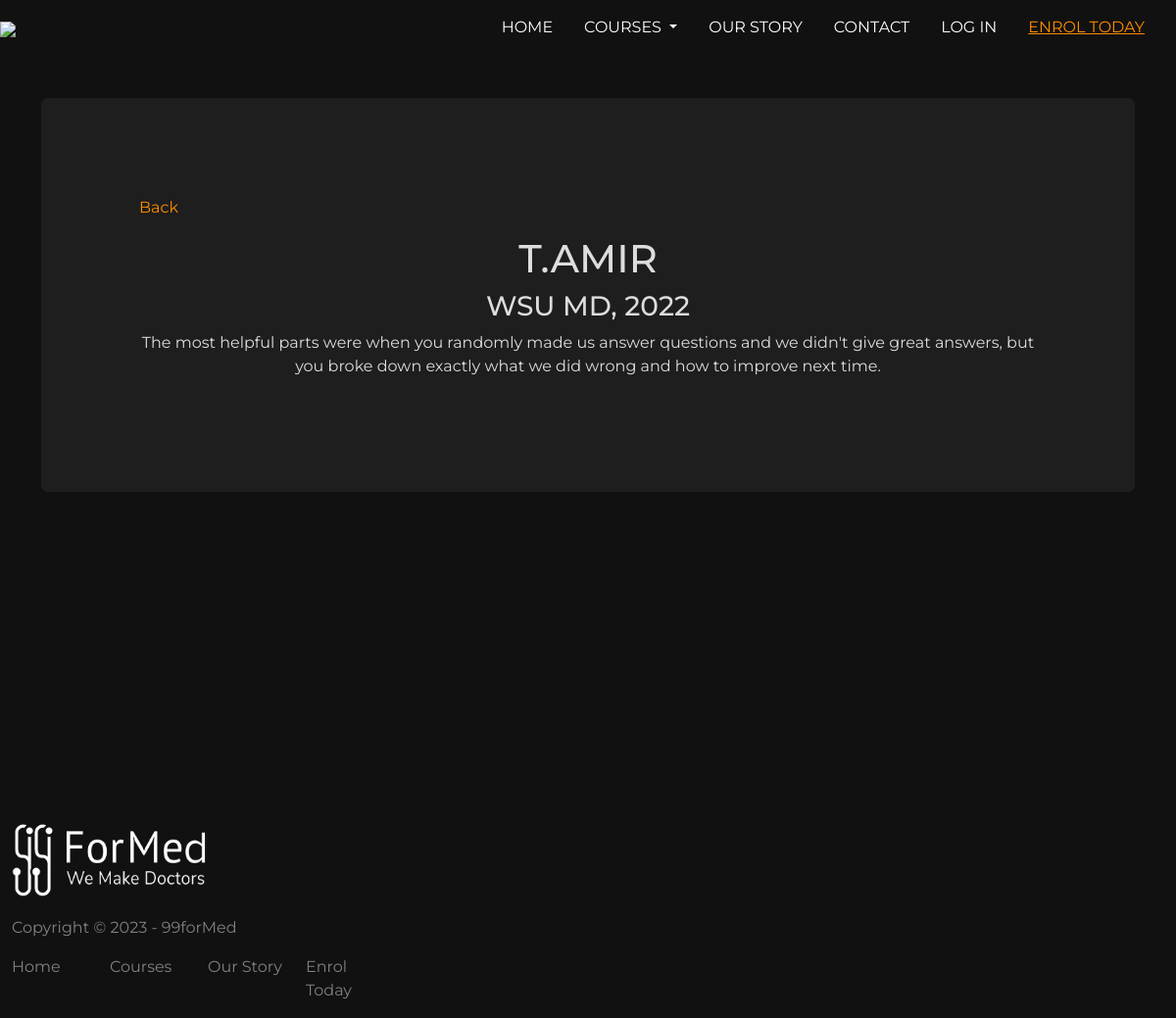
The page /full-testimonial/1/ on the database its author committed.
### frontend/models.py (models this page shows, shortened)
class Testimonial(models.Model):
    name = models.CharField(max_length=100)
    credentials = models.CharField(max_length=100)
    content = models.TextField()

### frontend/views.py (the view)
# urls.py: path('full-testimonial/<str:id>/', full_testimonial_view),
def full_testimonial_view(request, id):
    context = {
        'testimonial': Testimonial.objects.get(id = id)
    }
    return render(request, 'full-testimonial.html', context)

### templates/full-testimonial.html (shortened to what this page needs)
{% extends 'base.html' %}
{% load static %}
{% block body %}
<div class='full-testimonial'>
    <div class='container'>
        <div class='testimonial-block'>
            <p class='back' onclick='window.location.href="/"'>Back</p>
            <h1>{{testimonial.name}}</h1>
            <h3>{{testimonial.credentials}}</h3>
            <p>{{testimonial.content|safe}}</p>
        </div>
    </div>
</div>
{% endblock %}

### static/css/style.css (style rules this page uses)
html { overflow-x: hidden; background-color: #111111; }
body { color: #DDDDDD; overflow-x: hidden; height: 100%; background-repeat: no-repeat; background-size: cover; background-attachment: fixed; font-family: 'Montserrat'; }
.full-testimonial { background-color: #111111; vertical-align: middle; min-height: 100vh; padding-top: 100px; text-align: center; }
.full-testimonial .container .testimonial-block { background-color: #1E1E1E; display: inline-block; vertical-align: middle; height: 100%; width: 100%; padding: 100px; border-radius: 7px; }
.full-testimonial .container .testimonial-block .back { text-align: left; color: darkorange; cursor: pointer; }

### rows shown on the page
Testimonial: name "T.AMIR", credentials "WSU MD, 2022", content "The most helpful parts were when you randomly made us answer questions and we didn't give great answers, but you broke down exactly what we did wrong and how to improve next time."
